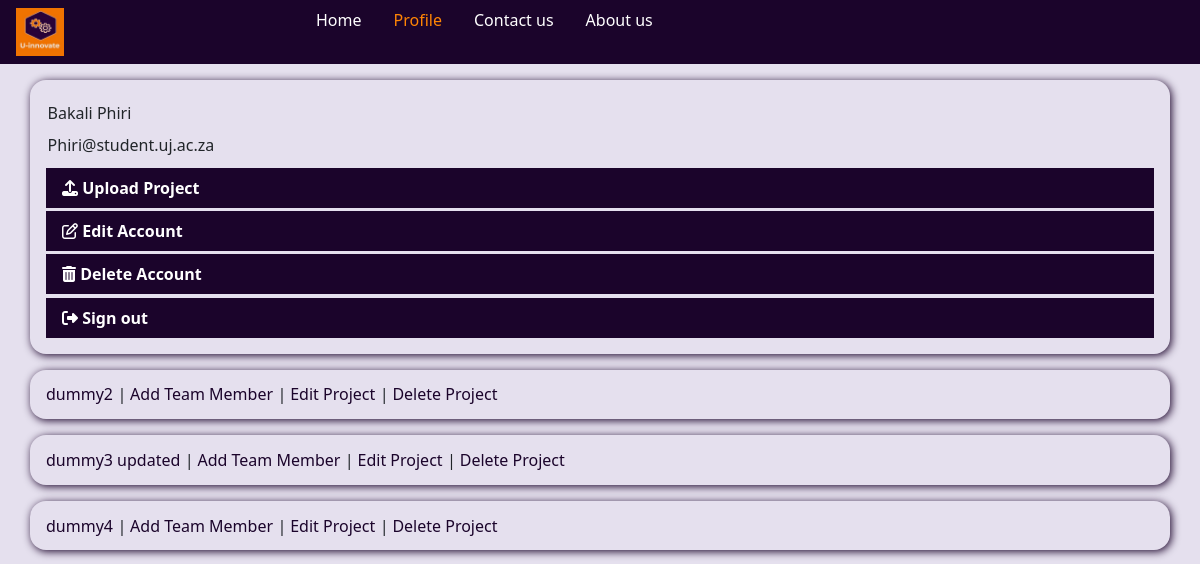
Screenshot of /app/profile.php (signed in) with the database file from the repository.
### tables this page shows
CREATE TABLE `Project` (
  `id` int(6) NOT NULL,
  `student_id` int(7) NOT NULL,
  `pro_name` varchar(50) NOT NULL,
  `type` varchar(50) NOT NULL,
  `pro_desc` text NOT NULL,
  `project_file` blob DEFAULT NULL,
  `project_email` varchar(100) NOT NULL,
  `pro_ext_link` varchar(100) DEFAULT NULL,
  `pro_reg_date` date NOT NULL DEFAULT current_timestamp()
);

### app/get_usr_pro.php (the view, shortened to what this page needs)
<!doctype html>
<html lang="en">
  <head>
    <link rel="stylesheet" href="../css/bootstrap.min.css">
    <link rel="stylesheet" href="../css/style.css">
    <link rel="stylesheet" href="../css/head.css">
    <link rel="stylesheet" href="../css/pro_details.css">
    <link rel="stylesheet" href="../css/p_snippet.css">
  </head>
  <body>
    <?php
    include("../config/connection.php");
    if( $connObj ) {
      if( !empty( $_SESSION["student_id"] ) ) {
        $s_id = $_SESSION["student_id"];
        $query = "select * from Project where student_id = $s_id;";
        $result = mysqli_query( $connObj, $query );
        if( mysqli_num_rows( $result ) > 0 ) {
          while( $project = mysqli_fetch_assoc( $result ) ) { ?>
            <div class="container usr_proj">
              <a href="./pro_det_stu.php?project_id=<?php echo $project["id"]; ?>">
                <?php echo $project["pro_name"]; ?>
              </a>
              <i > | </i>
              <a href="../app/add_member.php?project_id=<?php echo $project["id"]; ?>">
                Add Team Member
              </a>
              <i > | </i>
              <a href="../app/edit_pro.php?project_id=<?php echo $project["id"]; ?>">
                Edit Project
              </a>
              <i > | </i>
              <a href="../del/delete_pro.php?project_id=<?php echo$project["id"]; ?>" >
                Delete Project
              </a>
            </div>
          <?php
          }
        }
        else {
          echo ucwords( $_SESSION["firstname"] ). " " . ucwords( $_SESSION["lastname"] ) . " has no projects yet.";
        }
      }
      else { echo ""; }
    }
  ?>
  </body>
</html>

### css/style.css (style rules this page uses)
* { padding: 0em; margin: 0em; box-sizing: border-box; }
body { background-color: rgb(229, 224, 238); height: 100vh; position: relative; padding-bottom: 0; margin-bottom: 0; z-index: -1; }
* { box-sizing: border-box; padding: 0em; margin: 0em; }
a { text-decoration: none; }
div { margin: .5em .1em; }
.usr_proj { padding: 1em; }
.usr_proj a { color: rgb(27, 4, 43); }
.usr_proj, #savvy_profile, #student_profile, #team_form { margin: 1em auto; box-shadow: .1em .1em .5em rgb(27, 4, 43); padding: .8em 1em; border-radius: 1em; }

### css/head.css (style rules this page uses)
* { box-sizing: border-box; padding: 0em; margin: 0em; }
a { text-decoration: none; }

### rows the page displays
project: pro_name "dummy2"
project: pro_name "dummy3 updated"
project: pro_name "dummy4"

### other values shown
$_SESSION["firstname"] "Bakali"
$_SESSION["lastname"] "Phiri"
$_SESSION["school_email"] "Phiri@student.uj.ac.za"
